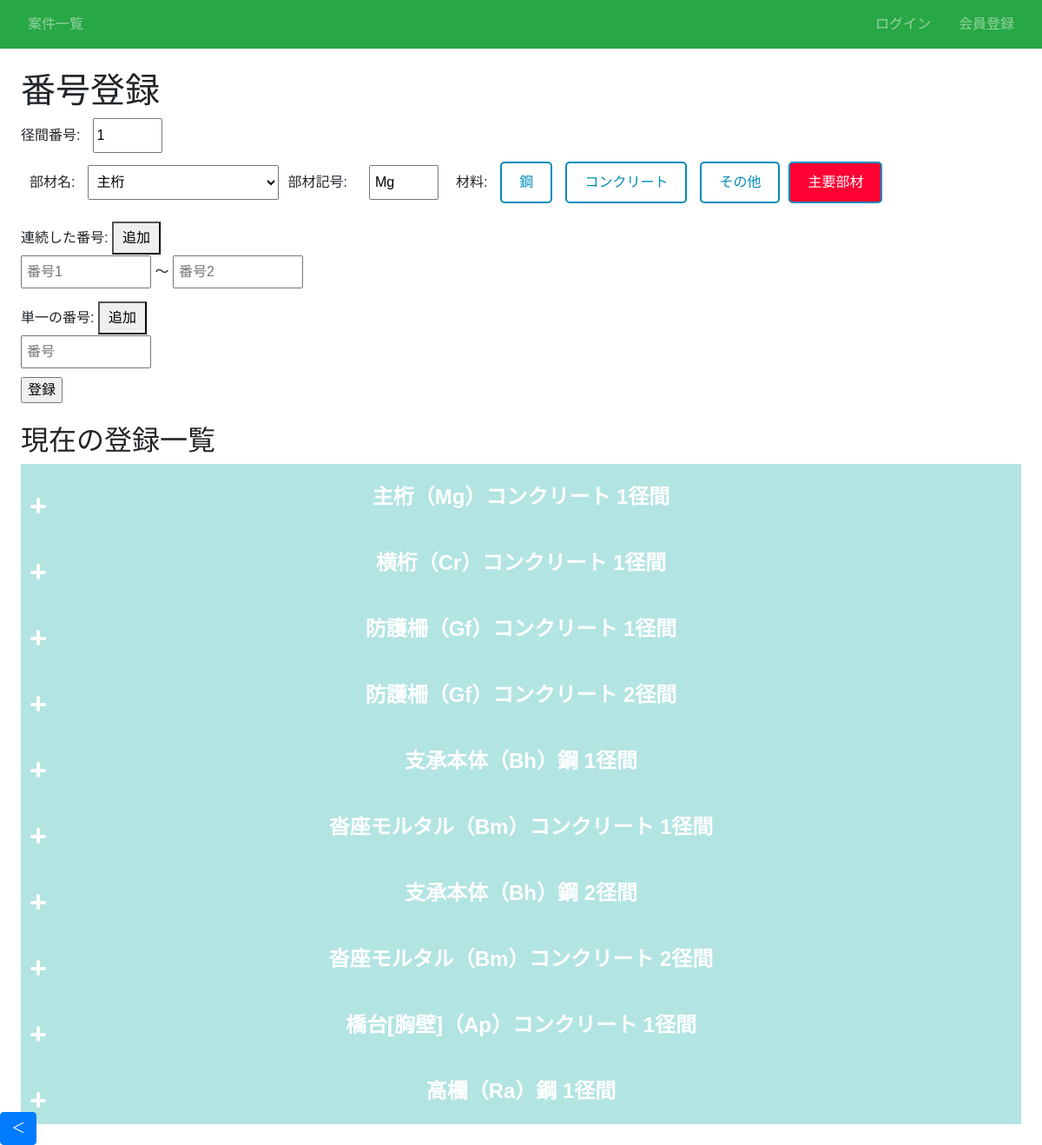
The app's page /article/1/infra/1/number/ with its own data.
### infra/models.py (models this page shows)
class Material(models.Model):
    材料 = models.CharField(max_length=100, choices=材料_CHOICES)
    def __str__(self):
        return self.材料

### infra/views.py (the view, shortened to what this page needs)
# urls.py: path('article/<int:article_pk>/infra/<int:pk>/number/', views.number_list, name='number-list'),# 要素番号登録
def number_list(request, article_pk, pk):
    serial_numbers = request.POST.getlist("serial_number") # ['0101', '0103', '0201', '0203']
    single_numbers = request.POST.getlist("single_number") # ['0101', '0201', '0301', '0401']
    new_serial_numbers = []
    for i in range(0, len(serial_numbers), 2):
        new_serial_numbers.append(serial_numbers[i] + "~" + serial_numbers[i+1])
    print(new_serial_numbers) # ['0101~0103', '0201~0203']
    parts_names = PartsName.objects.all()
    create_number_list = PartsNumber.objects.filter(infra=pk)
    grouped_parts = defaultdict(list)
    for accordion_list in create_number_list:
        title = f"{accordion_list.parts_name.部材名}（{accordion_list.symbol}）{accordion_list.get_material_list()} {accordion_list.span_number}径間"
        grouped_parts[title].append(accordion_list.number)
    create_number_list = PartsNumber.objects.filter(infra=pk).first()
    print(f"橋梁番号:{create_number_list}") # 橋梁番号:Table object (1)
    article_pk = create_number_list.article.pk
    print(f"案件番号:{article_pk}") # 案件番号:1
    return render(request, 'number_entry.html', {'object': create_number_list, 'article_pk': article_pk, 'pk': pk, "form": PartsNumberForm(), "parts_names":parts_names, 'create_number_list': create_number_list, 'grouped_parts': grouped_parts.items()})

### infra/forms.py (shortened to what this page needs)
class PartsNumberForm(forms.ModelForm):
    class Meta:
        model = PartsNumber
        fields = ['parts_name', 'symbol', 'material', 'main_frame', 'span_number', 'number', 'infra', 'article']

### infra/models.py (called while the page is built)
    def __str__(self):
        return self.title

    def __str__(self):
        return self.部材名

    def __str__(self):
        materials_list = ", ".join([str(material) for material in self.material.all()])
        return f"{self.infra}{self.parts_name}({self.symbol}{self.number}):{materials_list}/{self.main_frame}:{self.span_number}径間"

    def get_material_list(self):
        return ", ".join([m.材料 for m in self.material.all()])

### infra/templatetags/custom_filters.py (called while the page is built)
@register.filter
def sort_list(value):
    try:
        return sorted(value)
    except TypeError:
        return value

### templates/number_entry.html (shortened to what this page needs)
{% extends 'base.html' %}
{% load custom_filters %}
{% block h1 %}番号登録{% endblock %}
{% block content %}
    <form action="" method="post">
        <div class="inline-group">
            <label for="span_number">径間番号:</label>
            <input type="number" id="span_number" name="span_number" value="1">
        </div>
        <div class="form-section">
            <div class="inline-group">
                <label for="part-name">部材名:</label>
                <div class="dropdown-container">
                    <select id="part-name" name="parts_name" onchange="toggleMainFrame(this)">
                        {% for parts_name in parts_names %}
                        <option value="{{ parts_name.id }}" data-main="{{ parts_name.主要部材|yesno:'true,false' }}">
                            {{ parts_name.部材名 }}
                        </option>
                        {% endfor %}
                    </select>
                </div>
            </div>
            <div class="inline-group">
                <label for="symbol">部材記号:</label>
                <input type="text" id="symbol" name="symbol" value="Mg">
            </div>
            <div class="inline-group">
                <label>材料:</label>
                {% for parts_name in parts_names %}
                    {% for material in parts_name.material.all %}
                        <label class="material-option" for="material_{{ parts_name.id }}_{{ material.id }}" data-parts-id="{{ parts_name.id }}">
                            {{ material.材料 }}
                        </label>
                    {% endfor %}
                {% endfor %}
            </div>
            <label for="main_frame">主要部材{{ article.id }}{{ infra.id }}</label>
        </div>
        <div class="form-number-section">
            <label>連続した番号:</label>
            <button type="button" onclick="addSerialEntry()">追加</button>
            <div id="serial-entries" class="entries">
                <div class="entry">
                    <input type="number" placeholder="番号1" min="1" name="serial_number"> ～ <input type="number" placeholder="番号2" min="1" name="serial_number">
                </div>
            </div>
        </div>
        <div class="form-number-section">
            <label>単一の番号:</label>
            <button type="button" onclick="addSingleEntry()">追加</button>
            <div id="single-entries" class="entries">
                <div class="entry">
                    <input type="number" placeholder="番号" min="1" name="single_number">
                </div>
            </div>
        </div>
        <input type="submit" value="登録">
    </form>
    <h2>現在の登録一覧</h2>
    {% for title, numbers in grouped_parts %}
    <details class="details js-details">
        <summary class="details-summary js-details-summary"><span class="btn"></span>{{ title }}</summary>
    </details>
    {% empty %}
        <p>登録されている番号がありません。</p>
    {% endfor %}
{% endblock %}

### templates/number_entry.html (style rules this page uses)
body { font-family: Arial, sans-serif; margin: 0; }
.form-section { margin-bottom: 20px; }
.form-section label { display: block; margin-bottom: 5px; }
.form-section input, .form-section select, .form-number-section input, .form-number-section select { width: 150px; padding: 5px; margin-bottom: 10px; }
#span_number { height: 40px; width: 80px; }
#part-name { height: 40px; width: 220px; }
#symbol { height: 40px; width: 80px; }
.form-section { display: flex; align-items: baseline; gap: 10px; }
.form-number-section { align-items: baseline; gap: 10px; }
.inline-group { display: flex; align-items: baseline; gap: 15px; margin-bottom: 10px; }
.form-section .inline-group label { margin: 0; }
.form-section .inline-group input, .form-section, .form-number-section .inline-group select { margin: 0 10px; }
.form-number-section .entries .entry { display: inline-block; margin-right: 10px; white-space: nowrap; gap: 10px; }
button { margin-top: 5px; padding: 5px 10px; cursor: pointer; }
input[type="checkbox"] + label { display: inline-block; padding: 10px 20px; border: 2px solid #008CBA; background-color: white; color: #008CBA; cursor: pointer; border-radius: 5px; transition: background-color 0.3s, color 0.3s; }
input[type="checkbox"]:checked + label { background-color: #ff0033; color: white; }
.details-summary { position: relative; display: block; padding: 20px; color: #fff; font-size: 24px; font-weight: bold; text-align: center; background-color: #b2e4e2; cursor: pointer; }
.details-summary .btn { position: absolute; top: 50%; left: 10px; width: 18px; height: 18px; transform-origin: center center; transition-duration: 0.2s; }
.details-summary .btn:before, .details-summary .btn:after { content: ""; background-color: #fff; border-radius: 10px; width: 18px; height: 4px; position: absolute; top: 50%; left: 0; transform-origin: center center; }
.details-summary .btn:before { width: 4px; height: 18px; top: 0; left: 7px; }
.details-summary .btn:before { top: 0; left: 7px; }
.dropdown-container { position: relative; display: inline-block; }

### records on screen
Material: 材料 "鋼"
Material: 材料 "コンクリート"
Material: 材料 "その他"

### other values on screen
{{ title }} "主桁（Mg）コンクリート 1径間" "横桁（Cr）コンクリート 1径間" "防護柵（Gf）コンクリート 1径間" "防護柵（Gf）コンクリート 2径間" "支承本体（Bh）鋼 1径間" "沓座モルタル（Bm）コンクリート 1径間" "支承本体（Bh）鋼 2径間" "沓座モルタル（Bm）コンクリート 2径間" "橋台[胸壁]（Ap）コンクリート 1径間" "高欄（Ra）鋼 1径間"
form field parts_name "主桁"
